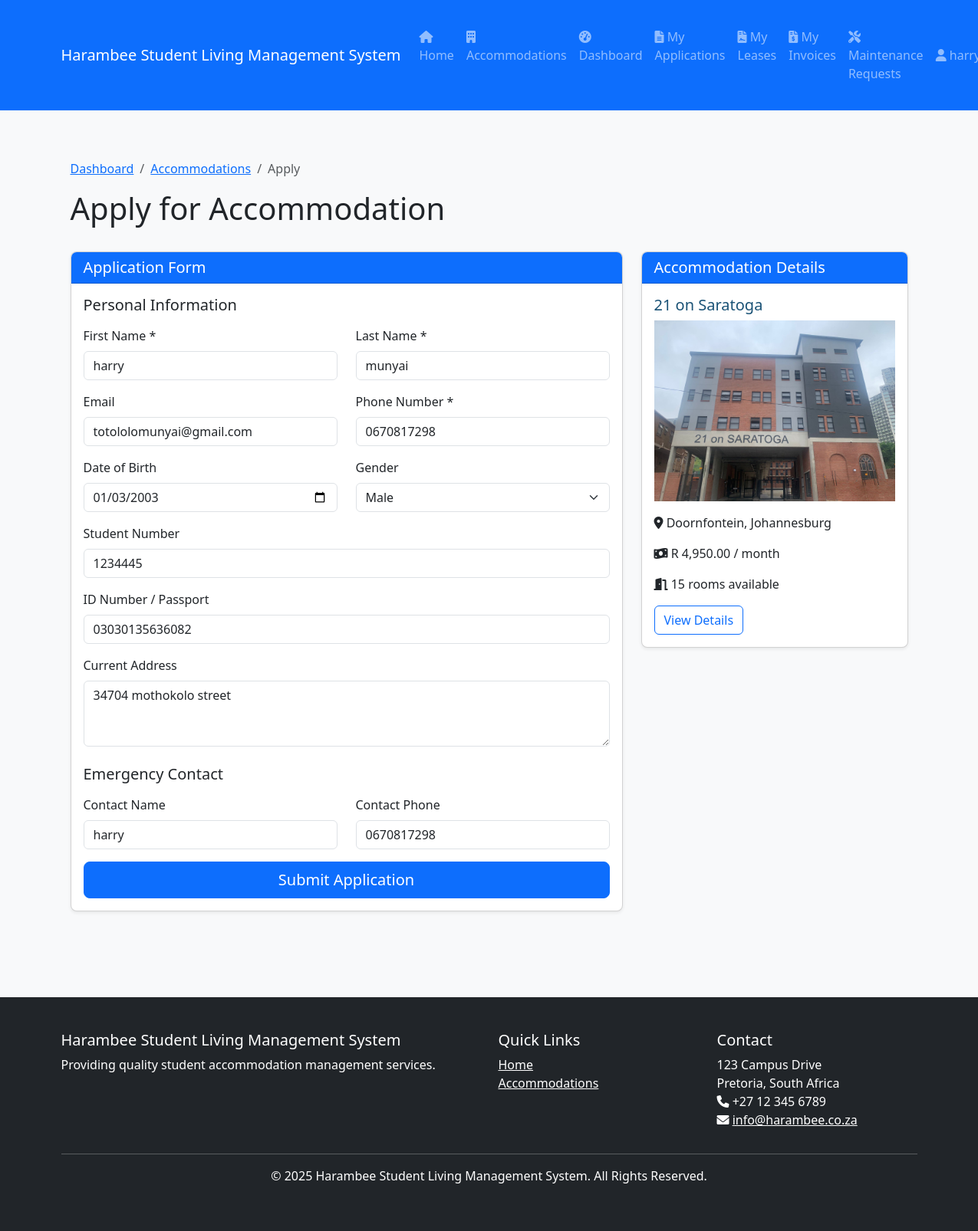
Screenshot of /applications.php?accommodation_id=2 (signed in) with the database file from the repository.
### tables this page shows
CREATE TABLE users (
        id INTEGER PRIMARY KEY AUTOINCREMENT,
        username VARCHAR(50) NOT NULL UNIQUE,
        email VARCHAR(255) NOT NULL UNIQUE,
        password VARCHAR(255) NOT NULL,
        role INTEGER NOT NULL,
        phone VARCHAR(20),
        first_name VARCHAR(50),
        last_name VARCHAR(50),
        created_at DATETIME NOT NULL,
        last_login DATETIME
    );

CREATE TABLE "student_profiles" (
            id INTEGER PRIMARY KEY AUTOINCREMENT,
            user_id INTEGER NOT NULL,
            student_number VARCHAR(50) NOT NULL,
            college VARCHAR(100) NOT NULL DEFAULT '',
            date_of_birth DATE,
            gender VARCHAR(10),
            id_number VARCHAR(20),
            address TEXT,
            emergency_contact_name VARCHAR(100),
            emergency_contact_phone VARCHAR(20),
            created_at DATETIME NOT NULL,
            FOREIGN KEY (user_id) REFERENCES users (id) ON DELETE CASCADE
        );

CREATE TABLE accommodations (
        id INTEGER PRIMARY KEY AUTOINCREMENT,
        name VARCHAR(100) NOT NULL,
        location TEXT NOT NULL,
        description TEXT,
        rooms_available INTEGER NOT NULL,
        price_per_month DECIMAL(10,2) NOT NULL,
        admin_id INTEGER,
        image_path VARCHAR(255),
        created_at DATETIME NOT NULL,
        FOREIGN KEY (admin_id) REFERENCES users (id)
    );

### applications.php (the view, shortened to what the rows shown need)
<?php
require_once 'includes/database.php';
require_once 'includes/functions.php';
require_once 'includes/authentication.php';
$applicationId = isset($_GET['id']) ? intval($_GET['id']) : 0;
$accommodationId = isset($_GET['accommodation_id']) ? intval($_GET['accommodation_id']) : 0;
if ($applicationId) {
    $application = getApplicationById($applicationId);
    if (!$application) {
        header('Location: applications.php');
        exit;
    }
    $canView = false;
    if (hasRole(ROLE_STUDENT)) {
        $canView = $application['user_id'] == $_SESSION['user_id'];
    } elseif (hasRole(ROLE_ADMIN)) {
        $canView = isAdminAssignedToAccommodation($_SESSION['user_id'], $application['accommodation_id']);
    } elseif (hasRole(ROLE_MASTER_ADMIN)) {
        $canView = true;
    }
    if (!$canView) {
        header('Location: applications.php');
        exit;
    }
} elseif ($accommodationId) {
    $accommodation = getAccommodationById($accommodationId);
    $user = getCurrentUser();
    $studentProfile = fetchOne("SELECT * FROM student_profiles WHERE user_id = ?", [$_SESSION['user_id']]);
}
include 'includes/header.php';
?>
<div class="container">
    <?php if ($applicationId && $application): ?>
        <div class="row mb-4">
            <div class="col-md-8">
                <nav aria-label="breadcrumb">
                    <ol class="breadcrumb">
                        <li class="breadcrumb-item"><a href="<?= hasRole([ROLE_MASTER_ADMIN, ROLE_ADMIN]) ? 'admin.php' : 'dashboard.php' ?>">Dashboard</a></li>
                        <li class="breadcrumb-item"><a href="applications.php">Applications</a></li>
                        <li class="breadcrumb-item active" aria-current="page">Application #<?= $application['id'] ?></li>
                    </ol>
                </nav>
                <h1>Application Details</h1>
            </div>
        </div>
        <div class="row">
            <div class="col-md-8">
                <div class="card mb-4">
                    <div class="card-header bg-primary text-white">
                        <h5 class="mb-0">Application #<?= $application['id'] ?></h5>
                    </div>
                    <div class="card-body">
                        <div class="row mb-3">
                            <div class="col-md-6">
                                <h6>Status</h6>
                                <?php if ($application['status'] == STATUS_PENDING): ?>
                                    <span class="badge bg-warning">Pending</span>
                                <?php elseif ($application['status'] == STATUS_APPROVED): ?>
                                    <span class="badge bg-success">Approved</span>
                                <?php elseif ($application['status'] == STATUS_REJECTED): ?>
                                    <span class="badge bg-danger">Rejected</span>
                                <?php endif; ?>
                            </div>
                            <div class="col-md-6">
                                <h6>Applied On</h6>
                                <p><?= formatDate($application['created_at']) ?></p>
                            </div>
                        </div>
                        <h6>Accommodation</h6>
                        <p><?= $application['accommodation_name'] ?></p>
                        <?php if (hasRole([ROLE_MASTER_ADMIN, ROLE_ADMIN])): ?>
                            <h6>Student</h6>
                            <p><?= $application['username'] ?> (<?= $application['email'] ?>)</p>
                        <?php endif; ?>
                        <?php if (!empty($application['notes'])): ?>
                            <h6>Notes</h6>
                            <p><?= nl2br($application['notes']) ?></p>
                        <?php endif; ?>
                    </div>
                </div>
                <?php if (hasRole([ROLE_MASTER_ADMIN, ROLE_ADMIN]) && $application['status'] == STATUS_PENDING): ?>
                    <div class="card mb-4">
                        <div class="card-header bg-primary text-white">
                            <h5 class="mb-0">Update Application Status</h5>
                        </div>
                        <div class="card-body">
                            <form method="post" action="applications.php">
                                <input type="hidden" name="application_id" value="<?= $application['id'] ?>">
                                <input type="hidden" name="action" value="update_status">
                                <div class="mb-3">
                                    <label for="status" class="form-label">Status</label>
                                    <select class="form-select" id="status" name="status" required>
                                        <option value="">Select Status</option>
                                        <option value="<?= STATUS_APPROVED ?>">Approve</option>
                                        <option value="<?= STATUS_REJECTED ?>">Reject</option>
                                    </select>
                                </div>
                                <div class="mb-3">
                                    <label for="notes" class="form-label">Notes</label>
                                    <textarea class="form-control" id="notes" name="notes" rows="3"><?= $application['notes'] ?></textarea>
                                </div>
                                <button type="submit" class="btn btn-primary">Update Status</button>
                            </form>
                        </div>
                    </div>
                <?php endif; ?>
            </div>
            <div class="col-md-4">
                <div class="card mb-4">
                    <div class="card-header bg-primary text-white">
                        <h5 class="mb-0">Accommodation Details</h5>
                    </div>
                    <div class="card-body">
                        <h6><?= $application['accommodation_name'] ?></h6>
                        <p><i class="fas fa-map-marker-alt"></i> <?= fetchOne("SELECT location FROM accommodations WHERE id = ?", [$application['accommodation_id']])['location'] ?></p>
                        <p><i class="fas fa-money-bill-wave"></i> <?= formatCurrency(fetchOne("SELECT price_per_month FROM accommodations WHERE id = ?", [$application['accommodation_id']])['price_per_month']) ?> / month</p>
                        <a href="accommodations.php?id=<?= $application['accommodation_id'] ?>" class="btn btn-outline-primary">View Accommodation</a>
                    </div>
                </div>
                <?php if ($application['status'] == STATUS_APPROVED): ?>
                    <?php
                    $lease = fetchOne("SELECT id FROM leases WHERE user_id = ? AND accommodation_id = ?",
                                     [$application['user_id'], $application['accommodation_id']]);
                    if ($lease):
                    ?>
                        <div class="card mb-4">
                            <div class="card-header bg-success text-white">
                                <h5 class="mb-0">Lease Created</h5>
                            </div>
                            <div class="card-body">
                                <p>A lease has been created for this application.</p>
                                <a href="leases.php?id=<?= $lease['id'] ?>" class="btn btn-outline-success">View Lease</a>
                            </div>
                        </div>
                    <?php endif; ?>
                <?php endif; ?>
            </div>
        </div>
    <?php elseif ($accommodationId && $accommodation && hasRole(ROLE_STUDENT)): ?>
        <div class="row mb-4">
            <div class="col-md-8">
                <nav aria-label="breadcrumb">
                    <ol class="breadcrumb">
                        <li class="breadcrumb-item"><a href="dashboard.php">Dashboard</a></li>
                        <li class="breadcrumb-item"><a href="accommodations.php">Accommodations</a></li>
                        <li class="breadcrumb-item active" aria-current="page">Apply</li>
                    </ol>
                </nav>
                <h1>Apply for Accommodation</h1>
            </div>
        </div>
        <div class="row">
            <div class="col-md-8">
                <div class="card mb-4">
                    <div class="card-header bg-primary text-white">
                        <h5 class="mb-0">Application Form</h5>
                    </div>
                    <div class="card-body">
                        <form method="post" action="applications.php" id="application_form">
                            <h5 class="mb-3">Personal Information</h5>
                            <div class="row mb-3">
                                <div class="col-md-6">
                                    <label for="first_name" class="form-label">First Name *</label>
                                    <input type="text" class="form-control" id="first_name" name="first_name" value="<?= $user['first_name'] ?? '' ?>" required>
                                </div>
                                <div class="col-md-6">
                                    <label for="last_name" class="form-label">Last Name *</label>
                                    <input type="text" class="form-control" id="last_name" name="last_name" value="<?= $user['last_name'] ?? '' ?>" required>
                                </div>
                            </div>
                            <div class="row mb-3">
                                <div class="col-md-6">
                                    <label for="email" class="form-label">Email</label>
                                    <input type="email" class="form-control" id="email" value="<?= $user['email'] ?>" readonly>
                                </div>
                                <div class="col-md-6">
                                    <label for="phone" class="form-label">Phone Number *</label>
                                    <input type="tel" class="form-control" id="phone" name="phone" value="<?= $user['phone'] ?? '' ?>" required>
                                </div>
                            </div>
                            <div class="row mb-3">
                                <div class="col-md-6">
                                    <label for="date_of_birth" class="form-label">Date of Birth</label>
                                    <input type="date" class="form-control datepicker" id="date_of_birth" name="date_of_birth" value="<?= $studentProfile['date_of_birth'] ?? '' ?>">
                                </div>
                                <div class="col-md-6">
                                    <label for="gender" class="form-label">Gender</label>
                                    <select class="form-select" id="gender" name="gender">
                                        <option value="Male" <?= isset($studentProfile['gender']) && $studentProfile['gender'] == 'Male' ? 'selected' : '' ?>>Male</option>
                                    </select>
                                </div>
                            </div>
                            <div class="mb-3">
                                <label for="student_number" class="form-label">Student Number</label>
                                <input type="text" class="form-control" id="student_number" name="student_number" value="<?= $studentProfile['student_number'] ?? '' ?>">
                            </div>
                            <div class="mb-3">
                                <label for="id_number" class="form-label">ID Number / Passport</label>
                                <input type="text" class="form-control" id="id_number" name="id_number" value="<?= $studentProfile['id_number'] ?? '' ?>">
                            </div>
                            <div class="mb-3">
                                <label for="address" class="form-label">Current Address</label>
                                <textarea class="form-control" id="address" name="address" rows="3"><?= $studentProfile['address'] ?? '' ?></textarea>
                            </div>
                            <h5 class="mb-3 mt-4">Emergency Contact</h5>
                            <div class="row mb-3">
                                <div class="col-md-6">
                                    <label for="emergency_contact_name" class="form-label">Contact Name</label>
                                    <input type="text" class="form-control" id="emergency_contact_name" name="emergency_contact_name" value="<?= $studentProfile['emergency_contact_name'] ?? '' ?>">
                                </div>
                                <div class="col-md-6">
                                    <label for="emergency_contact_phone" class="form-label">Contact Phone</label>
                                    <input type="tel" class="form-control" id="emergency_contact_phone" name="emergency_contact_phone" value="<?= $studentProfile['emergency_contact_phone'] ?? '' ?>">
                                </div>
                            </div>
                            <div class="d-grid gap-2">
                                <button type="submit" class="btn btn-primary btn-lg">Submit Application</button>
                            </div>
                        </form>
                    </div>
                </div>
            </div>
            <div class="col-md-4">
                <div class="card">
                    <div class="card-header bg-primary text-white">
                        <h5 class="mb-0">Accommodation Details</h5>
                    </div>
                    <div class="card-body">
                        <h5 class="card-title"><?= $accommodation['name'] ?></h5>
                        <?php if (!empty($accommodation['image_path'])): ?>
                            <img src="uploads/accommodations/<?= $accommodation['image_path'] ?>" class="img-fluid mb-3" alt="<?= $accommodation['name'] ?>">
                        <?php endif; ?>
                        <p><i class="fas fa-map-marker-alt"></i> <?= $accommodation['location'] ?></p>
                        <p><i class="fas fa-money-bill-wave"></i> <?= formatCurrency($accommodation['price_per_month']) ?> / month</p>
                        <p><i class="fas fa-door-open"></i> <?= $accommodation['rooms_available'] ?> rooms available</p>
                        <a href="accommodations.php?id=<?= $accommodation['id'] ?>" class="btn btn-outline-primary">View Details</a>
                    </div>
                </div>
            </div>
        </div>
    <?php endif; ?>
</div>
<?php include 'includes/footer.php'; ?>

### rows the page displays
users: first_name "harry", last_name "munyai", email "totololomunyai@gmail.com", phone "0670817298"
student_profiles: date_of_birth "01/03/2003", gender "Male", student_number "1234445", id_number "03030135636082", address "34704 mothokolo street", emergency_contact_name "harry", emergency_contact_phone "0670817298"
accommodations: name "21 on Saratoga", image_path (picture), location "Doornfontein, Johannesburg", price_per_month "R 4,950.00", rooms_available "15"

### other values shown
APP_NAME "Harambee Student Living Management System"
